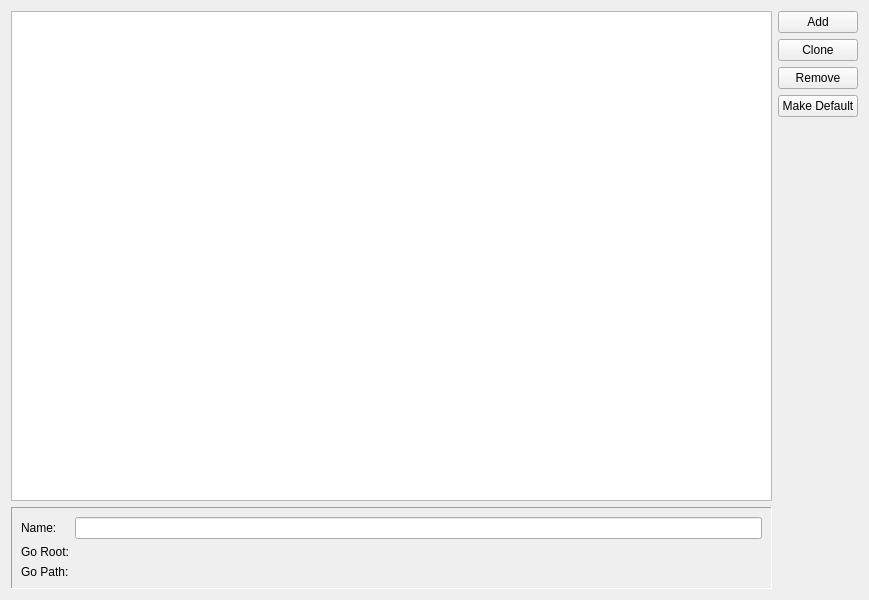
<?xml version="1.0" encoding="UTF-8"?>
<ui version="4.0">
 <class>Go::BuildNRunSettingsPageWidget</class>
 <widget class="QWidget" name="Go::BuildNRunSettingsPageWidget">
  <property name="geometry">
   <rect>
    <x>0</x>
    <y>0</y>
    <width>869</width>
    <height>600</height>
   </rect>
  </property>
  <property name="windowTitle">
   <string>Form</string>
  </property>
  <layout class="QHBoxLayout" name="horizontalLayout_3">
   <item>
    <layout class="QVBoxLayout" name="verticalLayout_2">
     <item>
      <widget class="QTreeView" name="treeView">
       <property name="sizePolicy">
        <sizepolicy hsizetype="Expanding" vsizetype="MinimumExpanding">
         <horstretch>0</horstretch>
         <verstretch>0</verstretch>
        </sizepolicy>
       </property>
      </widget>
     </item>
     <item>
      <widget class="QFrame" name="details">
       <property name="frameShape">
        <enum>QFrame::Panel</enum>
       </property>
       <property name="frameShadow">
        <enum>QFrame::Sunken</enum>
       </property>
       <layout class="QFormLayout" name="formLayout_2">
        <item row="0" column="0">
         <widget class="QLabel" name="label">
          <property name="text">
           <string>Name:</string>
          </property>
         </widget>
        </item>
        <item row="0" column="1">
         <widget class="QLineEdit" name="nameEdit"/>
        </item>
        <item row="1" column="0">
         <widget class="QLabel" name="label_2">
          <property name="text">
           <string>Go Root:</string>
          </property>
         </widget>
        </item>
        <item row="1" column="1">
         <widget class="Utils::PathChooser" name="goRootChooser" native="true"/>
        </item>
        <item row="2" column="0">
         <widget class="QLabel" name="label_3">
          <property name="text">
           <string>Go Path:</string>
          </property>
         </widget>
        </item>
        <item row="2" column="1">
         <widget class="Utils::PathChooser" name="goPathChooser" native="true"/>
        </item>
       </layout>
      </widget>
     </item>
    </layout>
   </item>
   <item>
    <layout class="QVBoxLayout" name="verticalLayout">
     <item>
      <widget class="QPushButton" name="addButton">
       <property name="text">
        <string>Add</string>
       </property>
      </widget>
     </item>
     <item>
      <widget class="QPushButton" name="cloneButton">
       <property name="text">
        <string>Clone</string>
       </property>
      </widget>
     </item>
     <item>
      <widget class="QPushButton" name="removeButton">
       <property name="text">
        <string>Remove</string>
       </property>
      </widget>
     </item>
     <item>
      <widget class="QPushButton" name="makeDefaultButton">
       <property name="text">
        <string>Make Default</string>
       </property>
      </widget>
     </item>
     <item>
      <spacer name="verticalSpacer">
       <property name="orientation">
        <enum>Qt::Vertical</enum>
       </property>
       <property name="sizeHint" stdset="0">
        <size>
         <width>20</width>
         <height>40</height>
        </size>
       </property>
      </spacer>
     </item>
    </layout>
   </item>
  </layout>
 </widget>
 <customwidgets>
  <customwidget>
   <class>Utils::PathChooser</class>
   <extends>QWidget</extends>
   <header location="global">utils/pathchooser.h</header>
   <container>1</container>
  </customwidget>
 </customwidgets>
 <resources/>
 <connections/>
</ui>
